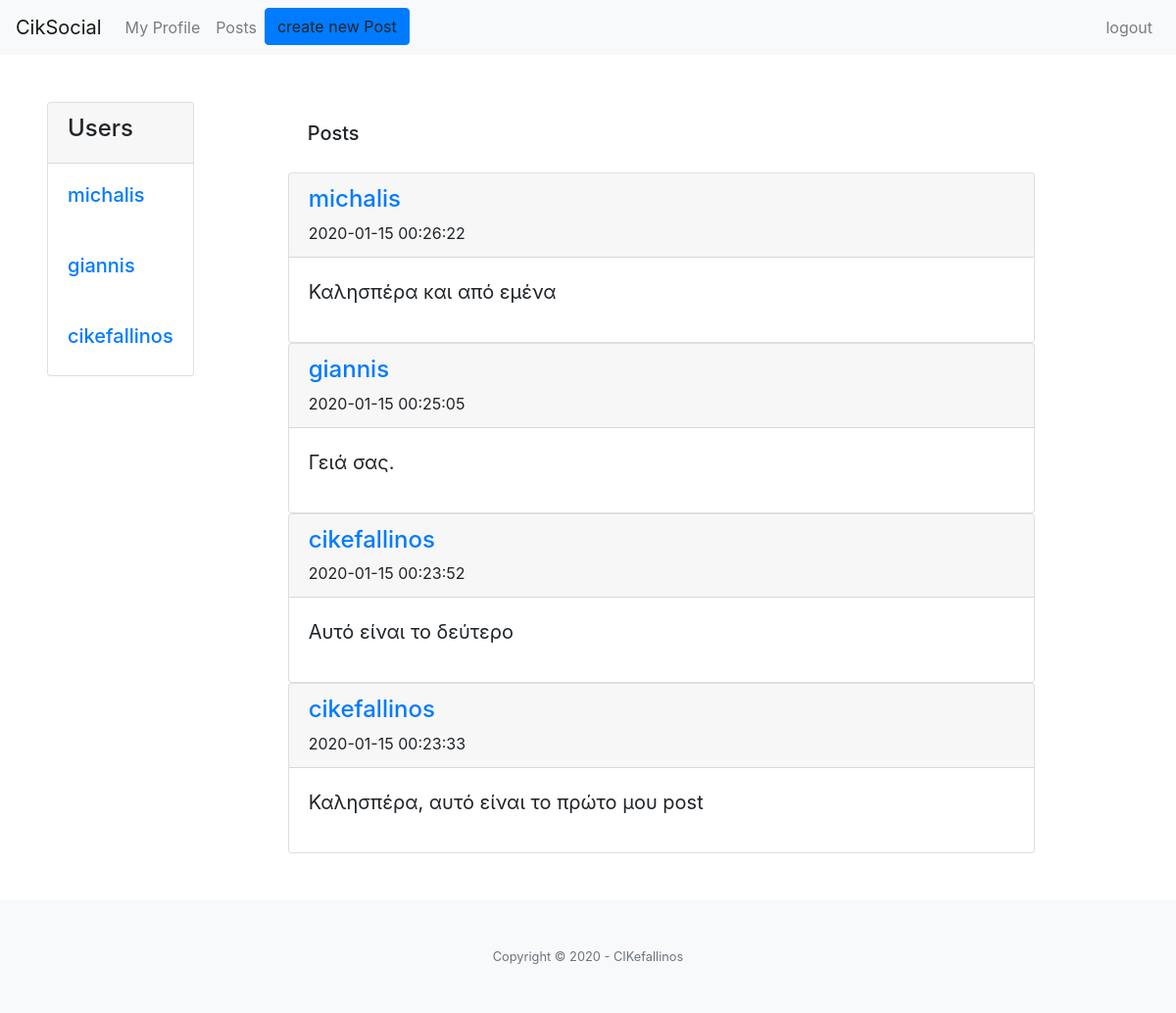
/posts (signed in), run on the app's committed database.
### models.py (models this page shows, shortened)
class User(UserMixin, Model):
	username = CharField(unique = True)
	email = CharField(unique = True)
	password = CharField(max_length = 100)
	joined_at = DateTimeField(default = datetime.datetime.now)
	is_admin = BooleanField(default = False)
	class Meta:
		database = DATABASE
		order_by = ('-joined_at',)
	'''
	def get_stream(self):
		return Post.select().where(
			(Post.user << self.following()),
			(Post.user == self)
			)
	'''

class Post(Model):
	timestamp = DateTimeField(default = datetime.datetime.now)
	user = ForeignKeyField(
		User,
		related_name = 'posts'
	)
	content = TextField()
	class Meta:
		database = DATABASE
		order_by = ('-timestamp',)

### app.py (the view)
@app.route('/posts', methods = ('GET', 'POST'))
@login_required
def index():
	form = forms.PostForm()
	if form.validate_on_submit():
		models.Post.create(user = g.user.id, content = form.content.data.strip())
		flash("Message Posted: Thanks!", "success")
		return redirect(url_for('index'))
	stream = models.Post.select().order_by(models.Post.timestamp.desc())
	user = models.User.select().order_by(models.User.id.desc())
	return render_template('posts.html', stream = stream, form = form, user = user)

### app.py (called while the page is built)
@login_manager.user_loader
def load_user(userid):
	try:
		return models.User.get(models.User.id == userid)
	except models.DoesNotExist:
		return None

@app.before_request
def before_request():
	g.db = models.DATABASE
	g.db.connect()
	g.user = current_user

@app.after_request
def after_request(response):
	g.db.close()
	return response

### templates/posts.html (shortened to what this page needs)
{% extends 'base.html' %}
    {% block nav %}
       <li class="nav-item">
         {% if current_user.is_authenticated %}
          <a type="button" class="btn btn-primary" data-toggle="modal" data-target="#exampleModal"  >
            create new Post
          </a>
         {% endif %}
      </li>
    {% endblock  %}
    {% block content %}
        <div class="d-flex bd-highlight">
        <div class="p-5 w-25 bd-highlight">
            <div class="card">
                <div class="card-header">
                  <h4>Users</h4>
                </div>
                {% for user in user %}
                  <div class="card-body">
                      <h5><a href="{{ url_for('profile', username=user.username) }}">{{user.username}}</a> </h5>
                  </div>
                {% endfor %}
            </div>
        </div>
        <div class="p-5 w-100 bd-highlight">
             <div class="align-self-baseline">
                <div class="card-body">
                <h5>Posts</h5>
                </div>
                    {% for post in stream %}
                        <div class="card">
                          <div class="card-header">
                            <h4> <a href="{{ url_for('profile', username=post.user.username) }}">{{post.user.username}}</a></h4>
                            <time date-time="{{ post.timestamp }}" class="disTime" datetime="{{ post.timestamp.strftime('%Y-%m-%d %H:%M:%S') }}">{{post.timestamp.strftime('%Y-%m-%d %H:%M:%S')}}</time>
                          </div>
                          <div class="card-body">
                              <blockquote class="blockquote mb-0">
                              <p>{{ post.content }}</p>
                              </blockquote>
                          </div>
                        </div>
                    {% endfor%}
            </div>
        </div>
        <div class="p-5 30 bd-highlight"></div>
        </div>
      {% endblock  %}

### templates/base.html (shortened to what this page needs)
{% from 'macros.html' import render_field %}
<!DOCTYPE html>
<html class="no-js">
    <head>
  <link href="static/home_static/css/creative.min.css" rel="stylesheet">
        <link href="https://stackpath.bootstrapcdn.com/bootstrap/4.4.1/css/bootstrap.min.css" rel="stylesheet">
    </head>
    <body>
<nav class="navbar navbar-expand-lg navbar-light bg-light">
  <a class="navbar-brand" href="#">CikSocial</a>
        <div class="collapse navbar-collapse" id="navbarSupportedContent">
            <ul class="navbar-nav mr-auto">
            <li class="nav-item">
                {% if current_user.is_authenticated %}
                        <a class="nav-link" href="{{ url_for('profile', username=current_user.username) }}">My Profile</a>
                {% endif %}
            </li>
            <li class="nav-item">
                {% if current_user.is_authenticated %}
                        <a class="nav-link" href="/posts">Posts</a>
                {% endif %}
            </li>
                {% block nav %}
                {% endblock  %}
            </ul>
            <ul class="navbar-nav">
            <li class="nav-item">
                <li class="nav-item">
                <a href="{{ url_for('logout') }}" class="nav-link"  >logout</a>
                </li>
            </li>
            </ul>
        </div>
</nav>
{% block content %}
{% endblock  %}
<footer class="bg-light py-5">
    <div class="container">
    <div class="small text-center text-muted">Copyright &copy; 2020 - CIKefallinos</div>
    </div>
</footer>
    </body>
</html>

### data on the page
User: username "michalis"
User: username "giannis"
User: username "cikefallinos"
Post: user.username "michalis", timestamp "2020-01-15 00:26:22", content "Καλησπέρα και από εμένα"
Post: user.username "giannis", timestamp "2020-01-15 00:25:05", content "Γειά σας."
Post: user.username "cikefallinos", timestamp "2020-01-15 00:23:52", content "Αυτό είναι το δεύτερο"
Post: user.username "cikefallinos", timestamp "2020-01-15 00:23:33", content "Καλησπέρα, αυτό είναι το πρώτο μου post"
